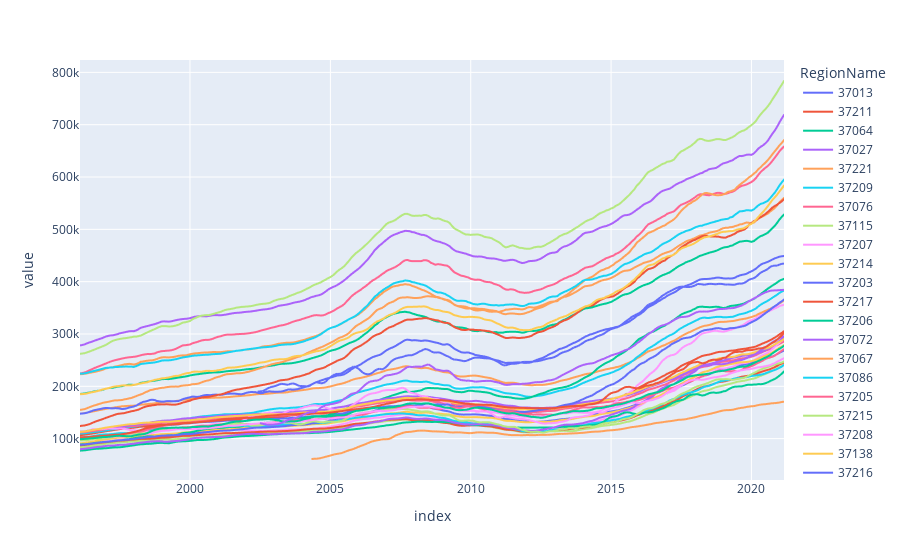

Here is the notebook cell this chart was saved with:
### Markdown cell above
### Plotly Graph

### Code cell
import plotly.express as px

df = nashville_prices_df
fig = px.line(df, x=df.index, y=df.columns)
fig.show()

### Figure 1 — Plotly figure (JSON) as saved in the notebook; plotly's stock layout.template omitted (floating-point values rounded to 4 significant figures; data arrays with more than 128 entries replaced by an {"elided": "..."} marker saying what was removed)
{"data": [{"hovertemplate": "RegionName=37013<br>index=%{x}<br>value=%{y}<extra></extra>", "legendgroup": "37013", "line": {"color": "#636efa", "dash": "solid"}, "mode": "lines", "name": "37013", "showlegend": true, "type": "scattergl", "x": {"elided": "302 str values"}, "xaxis": "x", "y": {"elided": "302 int values"}, "yaxis": "y"}, {"hovertemplate": "RegionName=37211<br>index=%{x}<br>value=%{y}<extra></extra>", "legendgroup": "37211", "line": {"color": "#EF553B", "dash": "solid"}, "mode": "lines", "name": "37211", "showlegend": true, "type": "scattergl", "x": {"elided": "302 str values"}, "xaxis": "x", "y": {"elided": "302 int values"}, "yaxis": "y"}, {"hovertemplate": "RegionName=37064<br>index=%{x}<br>value=%{y}<extra></extra>", "legendgroup": "37064", "line": {"color": "#00cc96", "dash": "solid"}, "mode": "lines", "name": "37064", "showlegend": true, "type": "scattergl", "x": {"elided": "302 str values"}, "xaxis": "x", "y": {"elided": "302 int values"}, "yaxis": "y"}, {"hovertemplate": "RegionName=37027<br>index=%{x}<br>value=%{y}<extra></extra>", "legendgroup": "37027", "line": {"color": "#ab63fa", "dash": "solid"}, "mode": "lines", "name": "37027", "showlegend": true, "type": "scattergl", "x": {"elided": "302 str values"}, "xaxis": "x", "y": {"elided": "302 int values"}, "yaxis": "y"}, {"hovertemplate": "RegionName=37221<br>index=%{x}<br>value=%{y}<extra></extra>", "legendgroup": "37221", "line": {"color": "#FFA15A", "dash": "solid"}, "mode": "lines", "name": "37221", "showlegend": true, "type": "scattergl", "x": {"elided": "302 str values"}, "xaxis": "x", "y": {"elided": "302 int values"}, "yaxis": "y"}, {"hovertemplate": "RegionName=37209<br>index=%{x}<br>value=%{y}<extra></extra>", "legendgroup": "37209", "line": {"color": "#19d3f3", "dash": "solid"}, "mode": "lines", "name": "37209", "showlegend": true, "type": "scattergl", "x": {"elided": "302 str values"}, "xaxis": "x", "y": {"elided": "302 int values"}, "yaxis": "y"}, {"hovertemplate": "RegionName=37076<br>index=%{x}<br>value=%{y}<extra></extra>", "legendgroup": "37076", "line": {"color": "#FF6692", "dash": "solid"}, "mode": "lines", "name": "37076", "showlegend": true, "type": "scattergl", "x": {"elided": "302 str values"}, "xaxis": "x", "y": {"elided": "302 int values"}, "yaxis": "y"}, {"hovertemplate": "RegionName=37115<br>index=%{x}<br>value=%{y}<extra></extra>", "legendgroup": "37115", "line": {"color": "#B6E880", "dash": "solid"}, "mode": "lines", "name": "37115", "showlegend": true, "type": "scattergl", "x": {"elided": "302 str values"}, "xaxis": "x", "y": {"elided": "302 int values"}, "yaxis": "y"}, {"hovertemplate": "RegionName=37207<br>index=%{x}<br>value=%{y}<extra></extra>", "legendgroup": "37207", "line": {"color": "#FF97FF", "dash": "solid"}, "mode": "lines", "name": "37207", "showlegend": true, "type": "scattergl", "x": {"elided": "302 str values"}, "xaxis": "x", "y": {"elided": "302 int values"}, "yaxis": "y"}, {"hovertemplate": "RegionName=37214<br>index=%{x}<br>value=%{y}<extra></extra>", "legendgroup": "37214", "line": {"color": "#FECB52", "dash": "solid"}, "mode": "lines", "name": "37214", "showlegend": true, "type": "scattergl", "x": {"elided": "302 str values"}, "xaxis": "x", "y": {"elided": "302 int values"}, "yaxis": "y"}, {"hovertemplate": "RegionName=37203<br>index=%{x}<br>value=%{y}<extra></extra>", "legendgroup": "37203", "line": {"color": "#636efa", "dash": "solid"}, "mode": "lines", "name": "37203", "showlegend": true, "type": "scattergl", "x": {"elided": "302 str values"}, "xaxis": "x", "y": {"elided": "302 int values"}, "yaxis": "y"}, {"hovertemplate": "RegionName=37217<br>index=%{x}<br>value=%{y}<extra></extra>", "legendgroup": "37217", "line": {"color": "#EF553B", "dash": "solid"}, "mode": "lines", "name": "37217", "showlegend": true, "type": "scattergl", "x": {"elided": "302 str values"}, "xaxis": "x", "y": {"elided": "302 int values"}, "yaxis": "y"}, {"hovertemplate": "RegionName=37206<br>index=%{x}<br>value=%{y}<extra></extra>", "legendgroup": "37206", "line": {"color": "#00cc96", "dash": "solid"}, "mode": "lines", "name": "37206", "showlegend": true, "type": "scattergl", "x": {"elided": "302 str values"}, "xaxis": "x", "y": {"elided": "302 int values"}, "yaxis": "y"}, {"hovertemplate": "RegionName=37072<br>index=%{x}<br>value=%{y}<extra></extra>", "legendgroup": "37072", "line": {"color": "#ab63fa", "dash": "solid"}, "mode": "lines", "name": "37072", "showlegend": true, "type": "scattergl", "x": {"elided": "302 str values"}, "xaxis": "x", "y": {"elided": "302 int values"}, "yaxis": "y"}, {"hovertemplate": "RegionName=37067<br>index=%{x}<br>value=%{y}<extra></extra>", "legendgroup": "37067", "line": {"color": "#FFA15A", "dash": "solid"}, "mode": "lines", "name": "37067", "showlegend": true, "type": "scattergl", "x": {"elided": "302 str values"}, "xaxis": "x", "y": {"elided": "302 int values"}, "yaxis": "y"}, {"hovertemplate": "RegionName=37086<br>index=%{x}<br>value=%{y}<extra></extra>", "legendgroup": "37086", "line": {"color": "#19d3f3", "dash": "solid"}, "mode": "lines", "name": "37086", "showlegend": true, "type": "scattergl", "x": {"elided": "302 str values"}, "xaxis": "x", "y": {"elided": "302 int values"}, "yaxis": "y"}, {"hovertemplate": "RegionName=37205<br>index=%{x}<br>value=%{y}<extra></extra>", "legendgroup": "37205", "line": {"color": "#FF6692", "dash": "solid"}, "mode": "lines", "name": "37205", "showlegend": true, "type": "scattergl", "x": {"elided": "302 str values"}, "xaxis": "x", "y": {"elided": "302 int values"}, "yaxis": "y"}, {"hovertemplate": "RegionName=37215<br>index=%{x}<br>value=%{y}<extra></extra>", "legendgroup": "37215", "line": {"color": "#B6E880", "dash": "solid"}, "mode": "lines", "name": "37215", "showlegend": true, "type": "scattergl", "x": {"elided": "302 str values"}, "xaxis": "x", "y": {"elided": "302 int values"}, "yaxis": "y"}, {"hovertemplate": "RegionName=37208<br>index=%{x}<br>value=%{y}<extra></extra>", "legendgroup": "37208", "line": {"color": "#FF97FF", "dash": "solid"}, "mode": "lines", "name": "37208", "showlegend": true, "type": "scattergl", "x": {"elided": "302 str values"}, "xaxis": "x", "y": {"elided": "302 int values"}, "yaxis": "y"}, {"hovertemplate": "RegionName=37138<br>index=%{x}<br>value=%{y}<extra></extra>", "legendgroup": "37138", "line": {"color": "#FECB52", "dash": "solid"}, "mode": "lines", "name": "37138", "showlegend": true, "type": "scattergl", "x": {"elided": "302 str values"}, "xaxis": "x", "y": {"elided": "302 int values"}, "yaxis": "y"}, {"hovertemplate": "RegionName=37216<br>index=%{x}<br>value=%{y}<extra></extra>", "legendgroup": "37216", "line": {"color": "#636efa", "dash": "solid"}, "mode": "lines", "name": "37216", "showlegend": true, "type": "scattergl", "x": {"elided": "302 str values"}, "xaxis": "x", "y": {"elided": "302 int values"}, "yaxis": "y"}, {"hovertemplate": "RegionName=37212<br>index=%{x}<br>value=%{y}<extra></extra>", "legendgroup": "37212", "line": {"color": "#EF553B", "dash": "solid"}, "mode": "lines", "name": "37212", "showlegend": true, "type": "scattergl", "x": {"elided": "302 str values"}, "xaxis": "x", "y": {"elided": "302 int values"}, "yaxis": "y"}, {"hovertemplate": "RegionName=37015<br>index=%{x}<br>value=%{y}<extra></extra>", "legendgroup": "37015", "line": {"color": "#00cc96", "dash": "solid"}, "mode": "lines", "name": "37015", "showlegend": true, "type": "scattergl", "x": {"elided": "302 str values"}, "xaxis": "x", "y": {"elided": "302 int values"}, "yaxis": "y"}, {"hovertemplate": "RegionName=37210<br>index=%{x}<br>value=%{y}<extra></extra>", "legendgroup": "37210", "line": {"color": "#ab63fa", "dash": "solid"}, "mode": "lines", "name": "37210", "showlegend": true, "type": "scattergl", "x": {"elided": "302 str values"}, "xaxis": "x", "y": {"elided": "302 int values"}, "yaxis": "y"}, {"hovertemplate": "RegionName=37204<br>index=%{x}<br>value=%{y}<extra></extra>", "legendgroup": "37204", "line": {"color": "#FFA15A", "dash": "solid"}, "mode": "lines", "name": "37204", "showlegend": true, "type": "scattergl", "x": {"elided": "302 str values"}, "xaxis": "x", "y": {"elided": "302 int values"}, "yaxis": "y"}, {"hovertemplate": "RegionName=37069<br>index=%{x}<br>value=%{y}<extra></extra>", "legendgroup": "37069", "line": {"color": "#19d3f3", "dash": "solid"}, "mode": "lines", "name": "37069", "showlegend": true, "type": "scattergl", "x": {"elided": "302 str values"}, "xaxis": "x", "y": {"elided": "302 int values"}, "yaxis": "y"}, {"hovertemplate": "RegionName=37073<br>index=%{x}<br>value=%{y}<extra></extra>", "legendgroup": "37073", "line": {"color": "#FF6692", "dash": "solid"}, "mode": "lines", "name": "37073", "showlegend": true, "type": "scattergl", "x": {"elided": "302 str values"}, "xaxis": "x", "y": {"elided": "302 int values"}, "yaxis": "y"}, {"hovertemplate": "RegionName=37218<br>index=%{x}<br>value=%{y}<extra></extra>", "legendgroup": "37218", "line": {"color": "#B6E880", "dash": "solid"}, "mode": "lines", "name": "37218", "showlegend": true, "type": "scattergl", "x": {"elided": "302 str values"}, "xaxis": "x", "y": {"elided": "302 int values"}, "yaxis": "y"}, {"hovertemplate": "RegionName=37080<br>index=%{x}<br>value=%{y}<extra></extra>", "legendgroup": "37080", "line": {"color": "#FF97FF", "dash": "solid"}, "mode": "lines", "name": "37080", "showlegend": true, "type": "scattergl", "x": {"elided": "302 str values"}, "xaxis": "x", "y": {"elided": "302 int values"}, "yaxis": "y"}, {"hovertemplate": "RegionName=37220<br>index=%{x}<br>value=%{y}<extra></extra>", "legendgroup": "37220", "line": {"color": "#FECB52", "dash": "solid"}, "mode": "lines", "name": "37220", "showlegend": true, "type": "scattergl", "x": {"elided": "302 str values"}, "xaxis": "x", "y": {"elided": "302 int values"}, "yaxis": "y"}, {"hovertemplate": "RegionName=37219<br>index=%{x}<br>value=%{y}<extra></extra>", "legendgroup": "37219", "line": {"color": "#636efa", "dash": "solid"}, "mode": "lines", "name": "37219", "showlegend": true, "type": "scattergl", "x": {"elided": "302 str values"}, "xaxis": "x", "y": {"elided": "302 int values"}, "yaxis": "y"}, {"hovertemplate": "RegionName=37143<br>index=%{x}<br>value=%{y}<extra></extra>", "legendgroup": "37143", "line": {"color": "#EF553B", "dash": "solid"}, "mode": "lines", "name": "37143", "showlegend": true, "type": "scattergl", "x": {"elided": "302 str values"}, "xaxis": "x", "y": {"elided": "302 int values"}, "yaxis": "y"}, {"hovertemplate": "RegionName=37189<br>index=%{x}<br>value=%{y}<extra></extra>", "legendgroup": "37189", "line": {"color": "#00cc96", "dash": "solid"}, "mode": "lines", "name": "37189", "showlegend": true, "type": "scattergl", "x": {"elided": "302 str values"}, "xaxis": "x", "y": {"elided": "302 int values"}, "yaxis": "y"}, {"hovertemplate": "RegionName=37201<br>index=%{x}<br>value=%{y}<extra></extra>", "legendgroup": "37201", "line": {"color": "#ab63fa", "dash": "solid"}, "mode": "lines", "name": "37201", "showlegend": true, "type": "scattergl", "x": {"elided": "302 str values"}, "xaxis": "x", "y": {"elided": "302 int values"}, "yaxis": "y"}, {"hovertemplate": "RegionName=37026<br>index=%{x}<br>value=%{y}<extra></extra>", "legendgroup": "37026", "line": {"color": "#FFA15A", "dash": "solid"}, "mode": "lines", "name": "37026", "showlegend": true, "type": "scattergl", "x": {"elided": "302 str values"}, "xaxis": "x", "y": {"elided": "302 int values"}, "yaxis": "y"}], "layout": {"legend": {"title": {"text": "RegionName"}, "tracegroupgap": 0}, "margin": {"t": 60}, "xaxis": {"anchor": "y", "domain": [0, 1], "title": {"text": "index"}}, "yaxis": {"anchor": "x", "domain": [0, 1], "title": {"text": "value"}}}}
